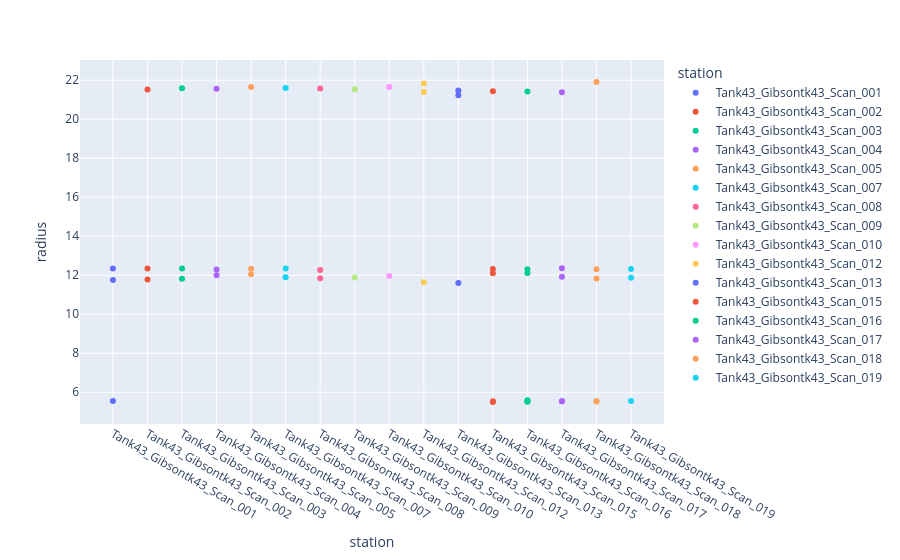

The notebook cell saved with this chart:
### Code cell
# READ EXTRACTED CYLINDERS DATA
bundle = BundleStation(data_dir=data_dir)
summary_df = bundle.read_extracted_cylinder_data(file_types=['e57'], cylinder_center=True)
# ############################
px.scatter(
    summary_df[summary_df.radius < 50], y='radius', x='station', 
    color='station', hover_data=summary_df.columns
)

### Figure 1 — Plotly figure (JSON) as saved in the notebook; plotly's stock layout.template omitted (floating-point values rounded to 4 significant figures)
{"data": [{"customdata": [[12, 1.281, 35.47], [13, 0.9091, -28.06], [19, 81.06, -25.78]], "hovertemplate": "station=%{x}<br>radius=%{y}<br>cylinder=%{customdata[0]}<br>x=%{customdata[1]}<br>y=%{customdata[2]}<extra></extra>", "legendgroup": "Tank43_Gibsontk43_Scan_001", "marker": {"color": "#636efa", "symbol": "circle"}, "mode": "markers", "name": "Tank43_Gibsontk43_Scan_001", "orientation": "v", "showlegend": true, "type": "scatter", "x": ["Tank43_Gibsontk43_Scan_001", "Tank43_Gibsontk43_Scan_001", "Tank43_Gibsontk43_Scan_001"], "xaxis": "x", "y": [12.34, 11.75, 5.555], "yaxis": "y"}, {"customdata": [[11, 0.1111, -76.02], [13, 0.9254, 35.27], [14, -4.689, -30.31]], "hovertemplate": "station=%{x}<br>radius=%{y}<br>cylinder=%{customdata[0]}<br>x=%{customdata[1]}<br>y=%{customdata[2]}<extra></extra>", "legendgroup": "Tank43_Gibsontk43_Scan_002", "marker": {"color": "#EF553B", "symbol": "circle"}, "mode": "markers", "name": "Tank43_Gibsontk43_Scan_002", "orientation": "v", "showlegend": true, "type": "scatter", "x": ["Tank43_Gibsontk43_Scan_002", "Tank43_Gibsontk43_Scan_002", "Tank43_Gibsontk43_Scan_002"], "xaxis": "x", "y": [21.52, 12.35, 11.79], "yaxis": "y"}, {"customdata": [[12, -1.908, -78.01], [13, 0.7259, 35.72], [14, -4.578, -31.46]], "hovertemplate": "station=%{x}<br>radius=%{y}<br>cylinder=%{customdata[0]}<br>x=%{customdata[1]}<br>y=%{customdata[2]}<extra></extra>", "legendgroup": "Tank43_Gibsontk43_Scan_003", "marker": {"color": "#00cc96", "symbol": "circle"}, "mode": "markers", "name": "Tank43_Gibsontk43_Scan_003", "orientation": "v", "showlegend": true, "type": "scatter", "x": ["Tank43_Gibsontk43_Scan_003", "Tank43_Gibsontk43_Scan_003", "Tank43_Gibsontk43_Scan_003"], "xaxis": "x", "y": [21.59, 12.34, 11.82], "yaxis": "y"}, {"customdata": [[14, -3.491, -77.81], [16, 1.031, 35.6], [18, -2.95, -30.27]], "hovertemplate": "station=%{x}<br>radius=%{y}<br>cylinder=%{customdata[0]}<br>x=%{customdata[1]}<br>y=%{customdata[2]}<extra></extra>", "legendgroup": "Tank43_Gibsontk43_Scan_004", "marker": {"color": "#ab63fa", "symbol": "circle"}, "mode": "markers", "name": "Tank43_Gibsontk43_Scan_004", "orientation": "v", "showlegend": true, "type": "scatter", "x": ["Tank43_Gibsontk43_Scan_004", "Tank43_Gibsontk43_Scan_004", "Tank43_Gibsontk43_Scan_004"], "xaxis": "x", "y": [21.56, 12.29, 12.0], "yaxis": "y"}, {"customdata": [[13, -2.655, -77.72], [14, 1.272, 35.22], [15, -1.71, -23.65]], "hovertemplate": "station=%{x}<br>radius=%{y}<br>cylinder=%{customdata[0]}<br>x=%{customdata[1]}<br>y=%{customdata[2]}<extra></extra>", "legendgroup": "Tank43_Gibsontk43_Scan_005", "marker": {"color": "#FFA15A", "symbol": "circle"}, "mode": "markers", "name": "Tank43_Gibsontk43_Scan_005", "orientation": "v", "showlegend": true, "type": "scatter", "x": ["Tank43_Gibsontk43_Scan_005", "Tank43_Gibsontk43_Scan_005", "Tank43_Gibsontk43_Scan_005"], "xaxis": "x", "y": [21.66, 12.34, 12.05], "yaxis": "y"}, {"customdata": [[9, -2.828, -77.88], [10, 1.426, 35.16], [11, -3.9, -18.95]], "hovertemplate": "station=%{x}<br>radius=%{y}<br>cylinder=%{customdata[0]}<br>x=%{customdata[1]}<br>y=%{customdata[2]}<extra></extra>", "legendgroup": "Tank43_Gibsontk43_Scan_007", "marker": {"color": "#19d3f3", "symbol": "circle"}, "mode": "markers", "name": "Tank43_Gibsontk43_Scan_007", "orientation": "v", "showlegend": true, "type": "scatter", "x": ["Tank43_Gibsontk43_Scan_007", "Tank43_Gibsontk43_Scan_007", "Tank43_Gibsontk43_Scan_007"], "xaxis": "x", "y": [21.61, 12.35, 11.9], "yaxis": "y"}, {"customdata": [[9, -3.325, -78.31], [10, 1.172, 35.04], [11, -4.365, -18.44]], "hovertemplate": "station=%{x}<br>radius=%{y}<br>cylinder=%{customdata[0]}<br>x=%{customdata[1]}<br>y=%{customdata[2]}<extra></extra>", "legendgroup": "Tank43_Gibsontk43_Scan_008", "marker": {"color": "#FF6692", "symbol": "circle"}, "mode": "markers", "name": "Tank43_Gibsontk43_Scan_008", "orientation": "v", "showlegend": true, "type": "scatter", "x": ["Tank43_Gibsontk43_Scan_008", "Tank43_Gibsontk43_Scan_008", "Tank43_Gibsontk43_Scan_008"], "xaxis": "x", "y": [21.58, 12.27, 11.84], "yaxis": "y"}, {"customdata": [[7, -6.291, -76.79], [8, -2.538, -19.22]], "hovertemplate": "station=%{x}<br>radius=%{y}<br>cylinder=%{customdata[0]}<br>x=%{customdata[1]}<br>y=%{customdata[2]}<extra></extra>", "legendgroup": "Tank43_Gibsontk43_Scan_009", "marker": {"color": "#B6E880", "symbol": "circle"}, "mode": "markers", "name": "Tank43_Gibsontk43_Scan_009", "orientation": "v", "showlegend": true, "type": "scatter", "x": ["Tank43_Gibsontk43_Scan_009", "Tank43_Gibsontk43_Scan_009"], "xaxis": "x", "y": [21.54, 11.89], "yaxis": "y"}, {"customdata": [[7, -7.664, -76.89], [8, -2.378, -18.5]], "hovertemplate": "station=%{x}<br>radius=%{y}<br>cylinder=%{customdata[0]}<br>x=%{customdata[1]}<br>y=%{customdata[2]}<extra></extra>", "legendgroup": "Tank43_Gibsontk43_Scan_010", "marker": {"color": "#FF97FF", "symbol": "circle"}, "mode": "markers", "name": "Tank43_Gibsontk43_Scan_010", "orientation": "v", "showlegend": true, "type": "scatter", "x": ["Tank43_Gibsontk43_Scan_010", "Tank43_Gibsontk43_Scan_010"], "xaxis": "x", "y": [21.65, 11.96], "yaxis": "y"}, {"customdata": [[5, 19.6, -63.35], [6, -4.733, -76.17], [7, 2.642, -18.15]], "hovertemplate": "station=%{x}<br>radius=%{y}<br>cylinder=%{customdata[0]}<br>x=%{customdata[1]}<br>y=%{customdata[2]}<extra></extra>", "legendgroup": "Tank43_Gibsontk43_Scan_012", "marker": {"color": "#FECB52", "symbol": "circle"}, "mode": "markers", "name": "Tank43_Gibsontk43_Scan_012", "orientation": "v", "showlegend": true, "type": "scatter", "x": ["Tank43_Gibsontk43_Scan_012", "Tank43_Gibsontk43_Scan_012", "Tank43_Gibsontk43_Scan_012"], "xaxis": "x", "y": [21.83, 21.4, 11.64], "yaxis": "y"}, {"customdata": [[5, -4.253, -77.14], [7, 7.121, -18.15], [11, 1.269, -84.07]], "hovertemplate": "station=%{x}<br>radius=%{y}<br>cylinder=%{customdata[0]}<br>x=%{customdata[1]}<br>y=%{customdata[2]}<extra></extra>", "legendgroup": "Tank43_Gibsontk43_Scan_013", "marker": {"color": "#636efa", "symbol": "circle"}, "mode": "markers", "name": "Tank43_Gibsontk43_Scan_013", "orientation": "v", "showlegend": true, "type": "scatter", "x": ["Tank43_Gibsontk43_Scan_013", "Tank43_Gibsontk43_Scan_013", "Tank43_Gibsontk43_Scan_013"], "xaxis": "x", "y": [21.23, 11.6, 21.48], "yaxis": "y"}, {"customdata": [[1, -3.281, -77.07], [2, 3.103, 36.61], [4, 12.43, -11.32], [18, 83.48, -48.16], [19, 80.85, -25.49]], "hovertemplate": "station=%{x}<br>radius=%{y}<br>cylinder=%{customdata[0]}<br>x=%{customdata[1]}<br>y=%{customdata[2]}<extra></extra>", "legendgroup": "Tank43_Gibsontk43_Scan_015", "marker": {"color": "#EF553B", "symbol": "circle"}, "mode": "markers", "name": "Tank43_Gibsontk43_Scan_015", "orientation": "v", "showlegend": true, "type": "scatter", "x": ["Tank43_Gibsontk43_Scan_015", "Tank43_Gibsontk43_Scan_015", "Tank43_Gibsontk43_Scan_015", "Tank43_Gibsontk43_Scan_015", "Tank43_Gibsontk43_Scan_015"], "xaxis": "x", "y": [21.43, 12.32, 12.1, 5.498, 5.536], "yaxis": "y"}, {"customdata": [[1, -3.206, -77.6], [2, 2.968, 35.81], [4, 7.519, -21.73], [21, 80.51, -25.76], [22, 82.29, -49.68], [24, 84.64, -77.14]], "hovertemplate": "station=%{x}<br>radius=%{y}<br>cylinder=%{customdata[0]}<br>x=%{customdata[1]}<br>y=%{customdata[2]}<extra></extra>", "legendgroup": "Tank43_Gibsontk43_Scan_016", "marker": {"color": "#00cc96", "symbol": "circle"}, "mode": "markers", "name": "Tank43_Gibsontk43_Scan_016", "orientation": "v", "showlegend": true, "type": "scatter", "x": ["Tank43_Gibsontk43_Scan_016", "Tank43_Gibsontk43_Scan_016", "Tank43_Gibsontk43_Scan_016", "Tank43_Gibsontk43_Scan_016", "Tank43_Gibsontk43_Scan_016", "Tank43_Gibsontk43_Scan_016"], "xaxis": "x", "y": [21.42, 12.3, 12.11, 5.536, 5.586, 5.514], "yaxis": "y"}, {"customdata": [[3, 2.193, 35.98], [4, -2.292, -77.91], [6, 10.75, -28.72], [24, 81.22, -51.69], [25, 81.19, -26.07]], "hovertemplate": "station=%{x}<br>radius=%{y}<br>cylinder=%{customdata[0]}<br>x=%{customdata[1]}<br>y=%{customdata[2]}<extra></extra>", "legendgroup": "Tank43_Gibsontk43_Scan_017", "marker": {"color": "#ab63fa", "symbol": "circle"}, "mode": "markers", "name": "Tank43_Gibsontk43_Scan_017", "orientation": "v", "showlegend": true, "type": "scatter", "x": ["Tank43_Gibsontk43_Scan_017", "Tank43_Gibsontk43_Scan_017", "Tank43_Gibsontk43_Scan_017", "Tank43_Gibsontk43_Scan_017", "Tank43_Gibsontk43_Scan_017"], "xaxis": "x", "y": [12.36, 21.38, 11.92, 5.534, 5.538], "yaxis": "y"}, {"customdata": [[5, 1.909, 35.36], [6, 13.72, -29.46], [7, -0.9539, -80.81], [20, 80.69, -26.04], [21, 82.88, -49.49]], "hovertemplate": "station=%{x}<br>radius=%{y}<br>cylinder=%{customdata[0]}<br>x=%{customdata[1]}<br>y=%{customdata[2]}<extra></extra>", "legendgroup": "Tank43_Gibsontk43_Scan_018", "marker": {"color": "#FFA15A", "symbol": "circle"}, "mode": "markers", "name": "Tank43_Gibsontk43_Scan_018", "orientation": "v", "showlegend": true, "type": "scatter", "x": ["Tank43_Gibsontk43_Scan_018", "Tank43_Gibsontk43_Scan_018", "Tank43_Gibsontk43_Scan_018", "Tank43_Gibsontk43_Scan_018", "Tank43_Gibsontk43_Scan_018"], "xaxis": "x", "y": [12.31, 11.84, 21.91, 5.539, 5.523], "yaxis": "y"}, {"customdata": [[10, 2.1, 35.65], [11, 11.2, -28.46], [21, 81.07, -25.17]], "hovertemplate": "station=%{x}<br>radius=%{y}<br>cylinder=%{customdata[0]}<br>x=%{customdata[1]}<br>y=%{customdata[2]}<extra></extra>", "legendgroup": "Tank43_Gibsontk43_Scan_019", "marker": {"color": "#19d3f3", "symbol": "circle"}, "mode": "markers", "name": "Tank43_Gibsontk43_Scan_019", "orientation": "v", "showlegend": true, "type": "scatter", "x": ["Tank43_Gibsontk43_Scan_019", "Tank43_Gibsontk43_Scan_019", "Tank43_Gibsontk43_Scan_019"], "xaxis": "x", "y": [12.32, 11.87, 5.546], "yaxis": "y"}], "layout": {"legend": {"title": {"text": "station"}, "tracegroupgap": 0}, "margin": {"t": 60}, "xaxis": {"anchor": "y", "categoryarray": ["Tank43_Gibsontk43_Scan_001", "Tank43_Gibsontk43_Scan_002", "Tank43_Gibsontk43_Scan_003", "Tank43_Gibsontk43_Scan_004", "Tank43_Gibsontk43_Scan_005", "Tank43_Gibsontk43_Scan_007", "Tank43_Gibsontk43_Scan_008", "Tank43_Gibsontk43_Scan_009", "Tank43_Gibsontk43_Scan_010", "Tank43_Gibsontk43_Scan_012", "Tank43_Gibsontk43_Scan_013", "Tank43_Gibsontk43_Scan_015", "Tank43_Gibsontk43_Scan_016", "Tank43_Gibsontk43_Scan_017", "Tank43_Gibsontk43_Scan_018", "Tank43_Gibsontk43_Scan_019"], "categoryorder": "array", "domain": [0, 1], "title": {"text": "station"}}, "yaxis": {"anchor": "x", "domain": [0, 1], "title": {"text": "radius"}}}}
